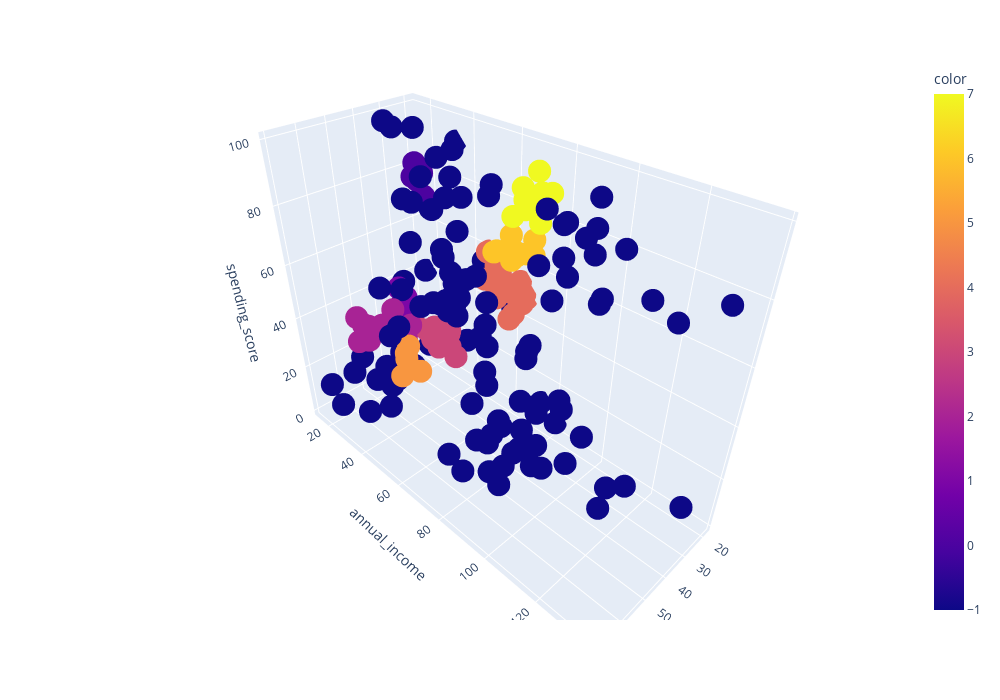

Notebook code for this chart:
### Code cell
dbscan = DBSCAN(eps=7)
clustering_dbscan_res = dbscan.fit_predict(X)
get_3d_visualization(df, clustering_dbscan_res)

### Figure 1 — Plotly figure (JSON) as saved in the notebook; plotly's stock layout.template omitted (floating-point values rounded to 4 significant figures; data arrays with more than 128 entries replaced by an {"elided": "..."} marker saying what was removed)
{"data": [{"hovertemplate": "age=%{x}<br>annual_income=%{y}<br>spending_score=%{z}<br>color=%{marker.color}<extra></extra>", "legendgroup": "", "marker": {"color": {"elided": "200 int values"}, "coloraxis": "coloraxis", "symbol": "circle"}, "mode": "markers", "name": "", "scene": "scene", "showlegend": false, "type": "scatter3d", "x": {"elided": "200 int values"}, "y": {"elided": "200 int values"}, "z": {"elided": "200 int values"}}], "layout": {"coloraxis": {"colorbar": {"title": {"text": "color"}}, "colorscale": [[0, "#0d0887"], [0.1111, "#46039f"], [0.2222, "#7201a8"], [0.3333, "#9c179e"], [0.4444, "#bd3786"], [0.5556, "#d8576b"], [0.6667, "#ed7953"], [0.7778, "#fb9f3a"], [0.8889, "#fdca26"], [1, "#f0f921"]]}, "height": 700, "legend": {"tracegroupgap": 0}, "margin": {"t": 60}, "scene": {"domain": {"x": [0, 1], "y": [0, 1]}, "xaxis": {"title": {"text": "age"}}, "yaxis": {"title": {"text": "annual_income"}}, "zaxis": {"title": {"text": "spending_score"}}}, "width": 1000}}
